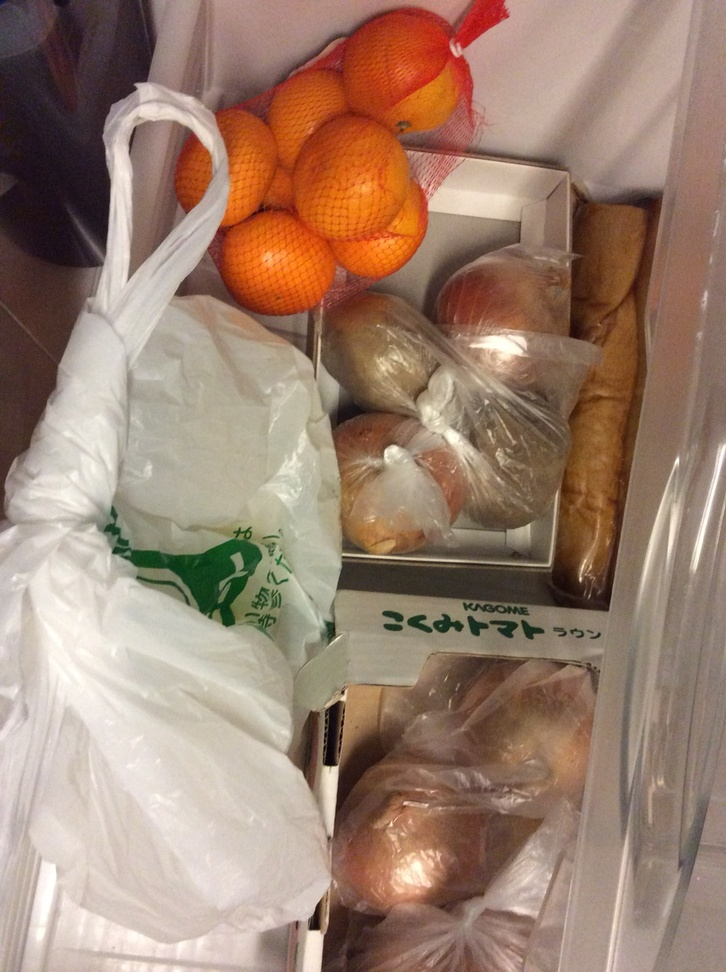
#> input picture ref.jpg, 726 x 972 px, shrunk from 1106 x 1482 before the run
$ jupyter execute SSD.ipynb   (older library calls are emulated)
#> lines starting #> are read from the running program, lines starting #| are printed output that depends on the picture; after the words box and inside, x2 and y2 are one past the last pixel; in counts of white or black regions, pixels touching at a corner belong together
[cell 1]
#!/usr/local/bin/python
#! -*- coding: utf-8 -*-
# 参考文献
# https://qiita.com/anyamaru/items/fd3d894966a98098376c
# https://qiita.com/neriai/items/448a36992e308f4cabe2
# https://qiita.com/yshi12/items/ee2adc63378283e51458

import cv2
import numpy as np

# 指定した画像(path)の物体を検出し、外接矩形の画像を出力します
def detect_contour(path):

  # 画像を読込
#> called with path = 'ref.jpg'
  src = cv2.imread(path, cv2.IMREAD_COLOR)
#> src is the input picture: shape (972, 726, 3); mean B, G, R 111.4, 128.6, 155.9

  # グレースケール画像へ変換
  gray = cv2.cvtColor(src, cv2.COLOR_BGR2GRAY)
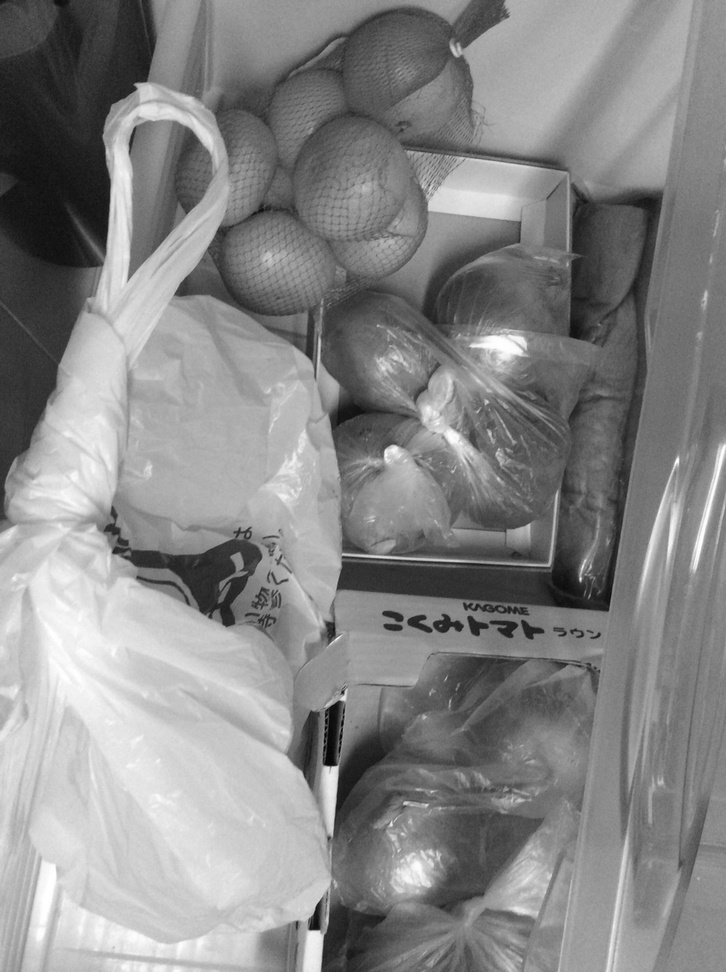
#> gray: shape (972, 726); min 2, max 255, mean 134.8

  # 2値化
  retval, bw = cv2.threshold(gray, 50, 255, cv2.THRESH_BINARY | cv2.THRESH_OTSU)
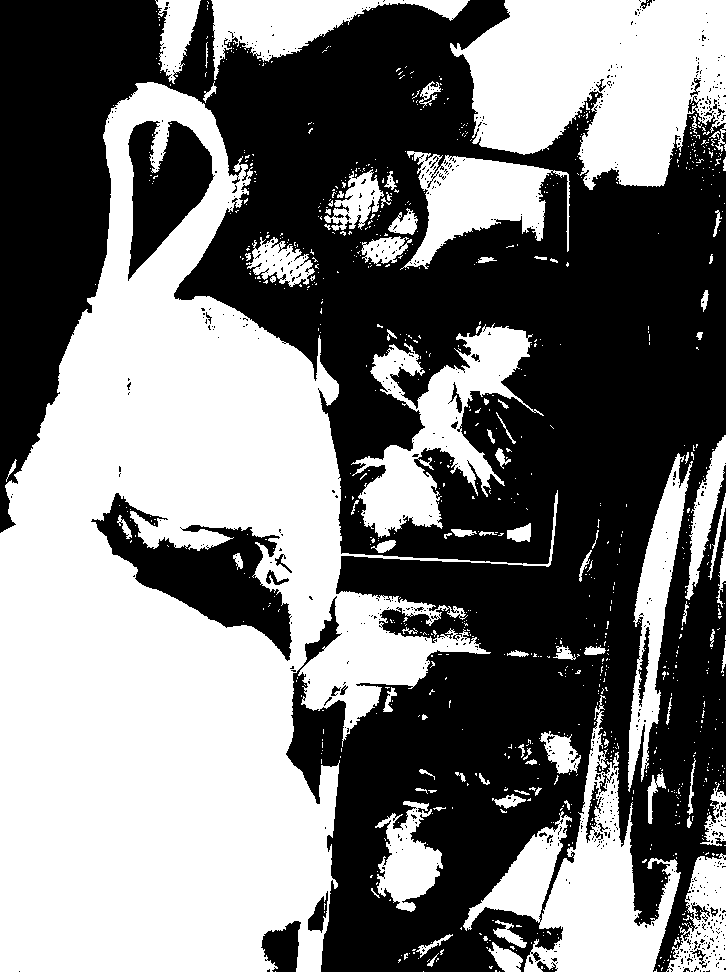
#> bw: shape (972, 726); 48% white; 922 white regions (831 under 20 px)
#> retval = 136

  # 輪郭を抽出
  #   contours : [領域][Point No][0][x=0, y=1]
  #   cv2.CHAIN_APPROX_NONE: 中間点も保持する
  #   cv2.CHAIN_APPROX_SIMPLE: 中間点は保持しない
#   print(type(cv2.findContours(bw, cv2.RETR_LIST, cv2.CHAIN_APPROX_NONE)))
  image, contours, hierarchy = cv2.findContours(bw, cv2.RETR_LIST, cv2.CHAIN_APPROX_NONE)
#> contours = 2030 contours, 1917 with area under 20; largest, box (x1, y1, x2, y2) and area: (0, 82, 558, 972) 235558, (450, 0, 726, 190) 36794, (463, 695, 681, 972) 19572, (351, 323, 544, 538) 13819, (90, 492, 293, 662) 12734
#   hierarchy= cv2.findContours(bw, cv2.RETR_LIST, cv2.CHAIN_APPROX_NONE)[1]
  print(contours)
#| [array([[[499, 971]]], dtype=int32), array([[[423, 971]]], dtype=int32), array([[[275, 971]]], dtype=int32), array([[[686, 970]],
#|        [[686, 971]],
#|        [[687, 971]],
#|        [[688, 971]],
#|        [[687, 971]]], dtype=int32), array([[[495, 970]],
#|        [[495, 971]],
#|        [[496, 971]],
#|        [[496, 970]]], dtype=int32), array([[[656, 969]],
#|        [[656, 970]],
#|        [[655, 971]],
#|        [[654, 971]],
#|        [[655, 971]],
#> (further printed lines are left out)
#   image.show()
  # 矩形検出された数（デフォルトで0を指定）
  detect_count = 0

  # 各輪郭に対する処理
  for i in range(0, len(contours)):
    print(i)
    # 輪郭の領域を計算
    area = cv2.contourArea(contours[i])

    # ノイズ（小さすぎる領域）と全体の輪郭（大きすぎる領域）を除外
    if area < 1e2 or 1e5 < area:
      continue

    # 外接矩形
    if len(contours[i]) > 0:
      rect = contours[i]
      x, y, w, h = cv2.boundingRect(rect)
      cv2.rectangle(src, (x, y), (x + w, y + h), (0, 255, 0), 2)

      # 外接矩形毎に画像を保存
      cv2.imwrite('test/' + str(detect_count) + '.jpg', src[y:y + h, x:x + w])

      detect_count = detect_count + 1
#> this loop made 2030 passes
#> (area, x, y, w, h) on passes 117, 144, 185, 210, 226, 277, 430, 449, 477, 482, 504, 600: (510, 488, 942, 35, 30), (131, 416, 934, 37, 24), (290, 493, 920, 34, 28), (150.5, 691, 904, 20, 17), (474.5, 307, 890, 22, 44), (4374, 666, 853, 60, 119), (3707.5, 375, 801, 68, 111), (210.5, 492, 794, 34, 15), (662, 700, 783, 26, 63), (425.5, 585, 781, 18, 63), (249.5, 647, 772, 19, 52), (906.5, 540, 731, 41, 43)
#> area on passes 24, 56, 2029: 21, 25.5, 7072.5
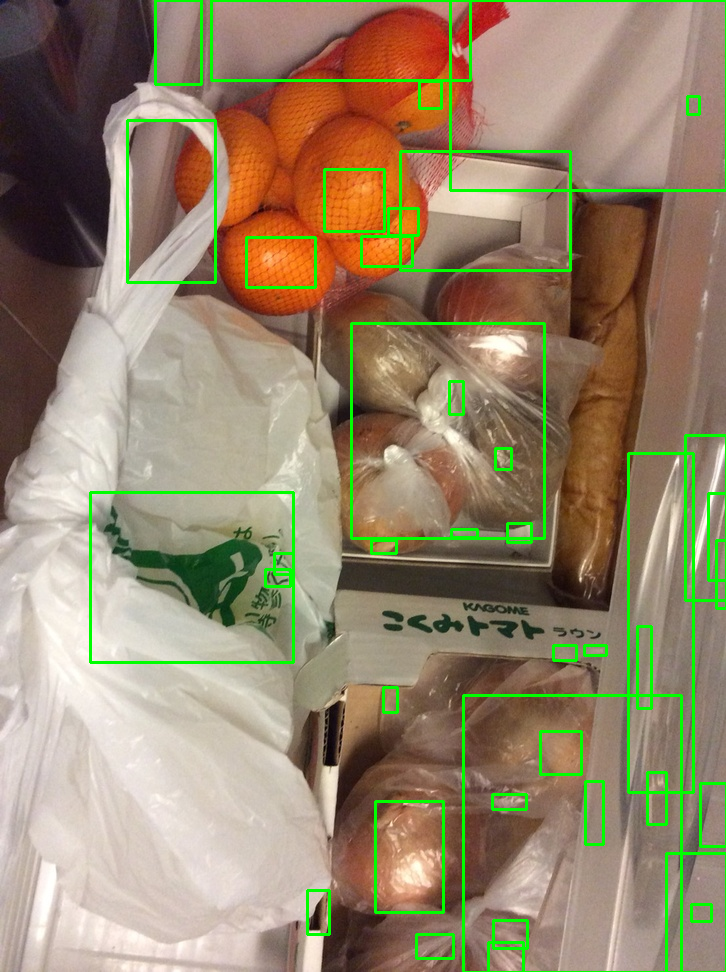
#> src: shape (972, 726, 3); 4.19% of pixels changed, all inside (x1, y1, x2, y2) = (89, 0, 726, 972)
#> after the loop, detect_count = 41

  # 外接矩形された画像を表示
  cv2.imshow('output', src)
  cv2.waitKey(0)

  # 終了処理
  cv2.destroyAllWindows()

if __name__ == '__main__':
  detect_contour('ref.jpg')

$ run again, with test.jpg copied over ref.jpg
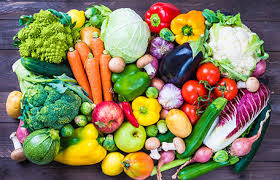
#> input picture test.jpg, 280 x 180 px
#> in detect_contour, src is the input picture: shape (180, 280, 3); mean B, G, R 88.7, 125.6, 134
#> in detect_contour, `retval, bw = cv2.threshold(gray, 50, 255, cv2.THRESH_BINARY | cv2.THRE..`:
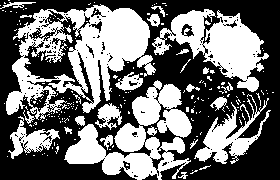
#> bw: shape (180, 280); 44.1% white; 205 white regions (179 under 20 px)
#> retval = 130
#> contours = 528 contours, 489 with area under 20; largest, box (x1, y1, x2, y2) and area: (6, 4, 156, 120) 10016, (64, 80, 192, 180) 5260, (152, 9, 269, 92) 4070, (23, 9, 83, 88) 1830, (194, 94, 271, 164) 1438
#> (printed output is left out)
#> the loop in detect_contour, `for i in range(0, len(contours)):` made 528 passes
#> (area, x, y, w, h) on passes 51, 155, 209, 243, 269, 295, 308, 352: (130.5, 150, 147, 17, 24), (810, 8, 116, 52, 43), (314, 95, 103, 27, 27), (1437.5, 194, 94, 77, 70), (234.5, 29, 89, 21, 24), (5260.5, 64, 80, 128, 100), (266.5, 115, 72, 28, 19), (264, 77, 51, 18, 53)
#> after the loop in detect_contour, `for i in range(0, len(contours)):`:
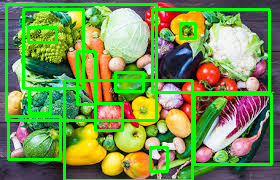
#> src: shape (180, 280, 3); 15.39% of pixels changed, all inside (x1, y1, x2, y2) = (5, 3, 273, 180)
#> after the loop in detect_contour, `for i in range(0, len(contours)):`: detect_count = 13
